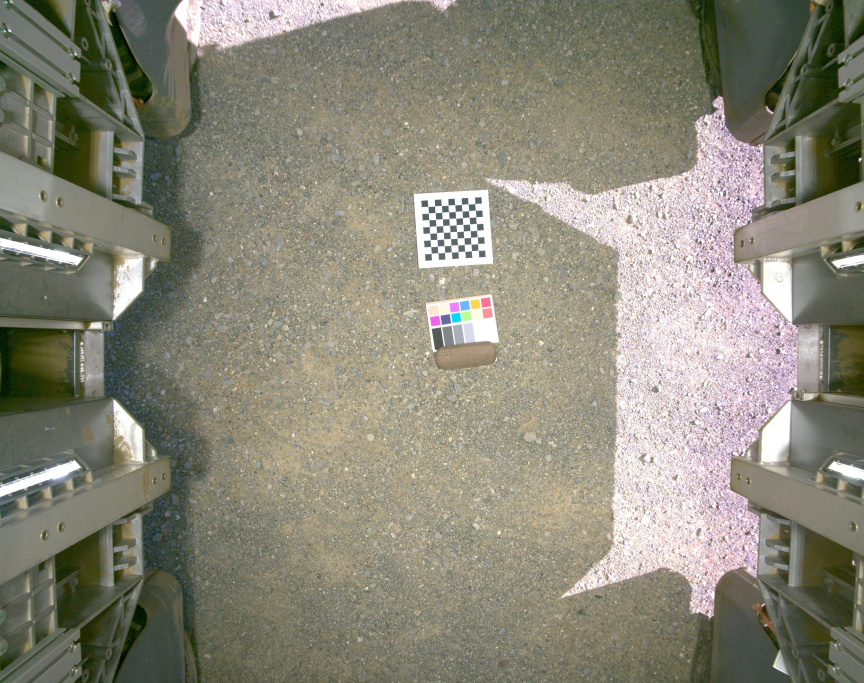
#> input picture projects/SyntheticAutotuning/calib/dgk_20221026.jpg, 2592 x 2048 px (shown at 1/3 size)
$ python -i stats_image.py   (imports and definitions only)   (older library calls are emulated)
#> lines starting #> are read from the running program, lines starting #| are printed output that depends on the picture; after the words box and inside, x2 and y2 are one past the last pixel; in counts of white or black regions, pixels touching at a corner belong together
"""Tier-0 statistics derived from pixels: colour, canopy cover, texture, sensor.

Every function returns per-image scalars so that real and synthetic can be
compared as distributions rather than as single numbers.
"""
import numpy as np
import cv2

# Excess-green threshold on normalized chromaticity. Fixed (not Otsu) so the
# same decision boundary is applied to both domains -- an adaptive threshold
# would hide exactly the cover difference we are trying to measure.
EXG_THRESH = 0.05


def _exg(rgb):
    f = rgb.astype(np.float32) / 255.0
    s = f.sum(2) + 1e-6
    r, g, b = f[..., 0] / s, f[..., 1] / s, f[..., 2] / s
    return 2 * g - r - b


def _radial_psd_slope(gray):
    """Slope of log power vs log spatial frequency over the mid/high band.

    Rendered images characteristically carry excess high-frequency energy
    (no optical low-pass, no sensor noise floor), which shows up as a
    shallower (less negative) slope than real photographs.
    """
    g = gray.astype(np.float32) / 255.0
    g = g - g.mean()
    win = np.outer(np.hanning(g.shape[0]), np.hanning(g.shape[1]))
    F = np.fft.fftshift(np.fft.fft2(g * win))
    P = (F.real ** 2 + F.imag ** 2)
    h, w = P.shape
    yy, xx = np.mgrid[0:h, 0:w]
    r = np.sqrt((yy - h / 2) ** 2 + (xx - w / 2) ** 2).astype(int)
    nbins = min(h, w) // 2
    tot = np.bincount(r.ravel(), P.ravel(), minlength=nbins + 1)[:nbins]
    cnt = np.bincount(r.ravel(), minlength=nbins + 1)[:nbins]
    prof = tot / np.maximum(cnt, 1)
    lo, hi = max(3, nbins // 32), nbins - 1
    f = np.arange(lo, hi)
    y = np.log(prof[lo:hi] + 1e-20)
    slope = np.polyfit(np.log(f), y, 1)[0]
    hf = prof[nbins // 4:].sum() / (prof[1:].sum() + 1e-20)
    return float(slope), float(hf)


def _noise_sigma(gray):
    """Immerkaer's fast noise estimate: response to a Laplacian-like kernel."""
    k = np.array([[1, -2, 1], [-2, 4, -2], [1, -2, 1]], np.float32)
    r = cv2.filter2D(gray.astype(np.float32), -1, k)
    h, w = gray.shape
    return float(np.abs(r).sum() * np.sqrt(np.pi / 2) / (6.0 * (w - 2) * (h - 2)))


def _edge_width(gray):
    """Mean width of intensity edges -- a blur / optical-sharpness proxy."""
    gx = cv2.Sobel(gray, cv2.CV_32F, 1, 0, ksize=3)
    gy = cv2.Sobel(gray, cv2.CV_32F, 0, 1, ksize=3)
    mag = np.sqrt(gx * gx + gy * gy)
    strong = mag > np.percentile(mag, 95)
    lap = np.abs(cv2.Laplacian(gray, cv2.CV_32F, ksize=3))
    return float(mag[strong].mean() / (lap[strong].mean() + 1e-6))


def image_stats(rgb):
    """All per-image pixel statistics for one RGB uint8 image."""
    lab = cv2.cvtColor(rgb, cv2.COLOR_RGB2LAB).astype(np.float32)
    hsv = cv2.cvtColor(rgb, cv2.COLOR_RGB2HSV).astype(np.float32)
    gray = cv2.cvtColor(rgb, cv2.COLOR_RGB2GRAY)
    L, A, B = lab[..., 0] * 100 / 255, lab[..., 1] - 128, lab[..., 2] - 128
    Hh, S, V = hsv[..., 0] * 2, hsv[..., 1] / 255, hsv[..., 2] / 255

    exg = _exg(rgb)
    veg = exg > EXG_THRESH
    vf = float(veg.mean())
    # Non-vegetation splits into genuinely-lit background (soil) and deep shadow.
    # Lumping them together made 'soil colour' meaningless in the closed real
    # canopies, where most non-green pixels are inter-leaf shadow, not soil.
    shadow = (~veg) & (L < 25)
    soil = (~veg) & (L >= 25)

    # local RMS contrast: std of L within 16x16 blocks, averaged
    bs = 16
    Lb = L[:L.shape[0] // bs * bs, :L.shape[1] // bs * bs]
    Lb = Lb.reshape(Lb.shape[0] // bs, bs, Lb.shape[1] // bs, bs).transpose(0, 2, 1, 3)
    local_rms = float(Lb.reshape(-1, bs * bs).std(1).mean())

    # specular highlights: bright and desaturated
    spec = float(((V > 0.85) & (S < 0.25)).mean())

    slope, hf = _radial_psd_slope(gray)

    st = {
        'veg_cover_frac':    vf,
        'soil_cover_frac':   float(soil.mean()),
        'shadow_frac':       float(shadow.mean()),
        'L_mean':            float(L.mean()),
        'L_p05_shadow':      float(np.percentile(L, 5)),
        'L_p95_highlight':   float(np.percentile(L, 95)),
        'L_std':             float(L.std()),
        'lab_a_mean':        float(A.mean()),
        'lab_b_mean':        float(B.mean()),
        'sat_mean':          float(S.mean()),
        'local_rms_contrast': local_rms,
        'specular_frac':     spec,
        'psd_slope':         slope,
        'hf_energy_frac':    hf,
        'noise_sigma':       _noise_sigma(gray),
        'edge_sharpness':    _edge_width(gray),
    }
    if veg.sum() > 100:
        st['veg_hue_deg']  = float(np.median(Hh[veg]))
        st['veg_sat']      = float(np.median(S[veg]))
        st['veg_value']    = float(np.median(V[veg]))
        st['veg_L']        = float(np.median(L[veg]))
    else:
        st['veg_hue_deg'] = st['veg_sat'] = st['veg_value'] = st['veg_L'] = np.nan
    if soil.sum() > 100:
        st['soil_L']       = float(np.median(L[soil]))
        st['soil_hue_deg'] = float(np.median(Hh[soil]))
        st['soil_sat']     = float(np.median(S[soil]))
    else:
        st['soil_L'] = st['soil_hue_deg'] = st['soil_sat'] = np.nan
    return st


# [34 lines left out: functions jpeg_quant_sum, collect, not called in this run]

>>> import cv2
>>> picture = cv2.cvtColor(cv2.imread('../calib/dgk_20221026.jpg'), cv2.COLOR_BGR2RGB)
>>> result = image_stats(picture)
#> in image_stats, `hsv = cv2.cvtColor(rgb, cv2.COLOR_RGB2HSV).astype(np.float32)`:
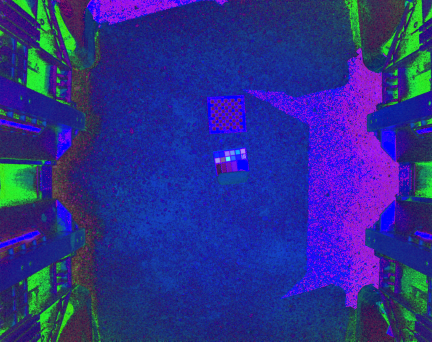
#> hsv: shape (2048, 2592, 3) float32 (shown at 1/6 size); mean R, G, B 43.2, 47.1, 140.5
#> in image_stats, `Hh, S, V = hsv[..., 0] * 2, hsv[..., 1] / 255, hsv[..., 2] / 255`:
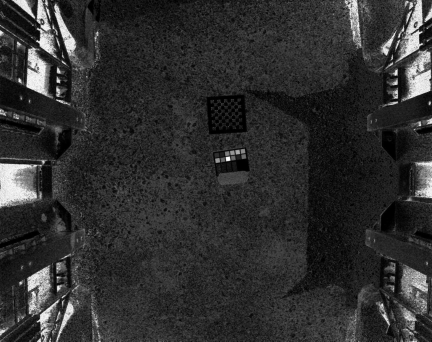
#> S: shape (2048, 2592) float32 (shown at 1/6 size); min 0, max 1, mean 0.185
#> in _exg, `r, g, b = f[..., 0] / s, f[..., 1] / s, f[..., 2] / s`:
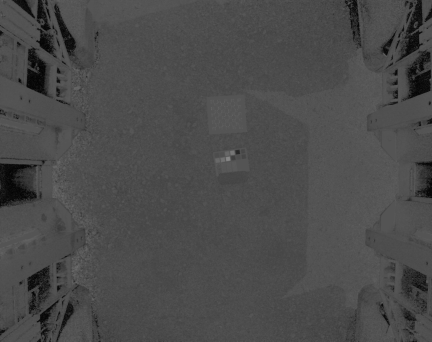
#> b: shape (2048, 2592) float32 (shown at 1/6 size); min 0, max 0.977, mean 0.295
#> in image_stats, `veg = exg > EXG_THRESH`:
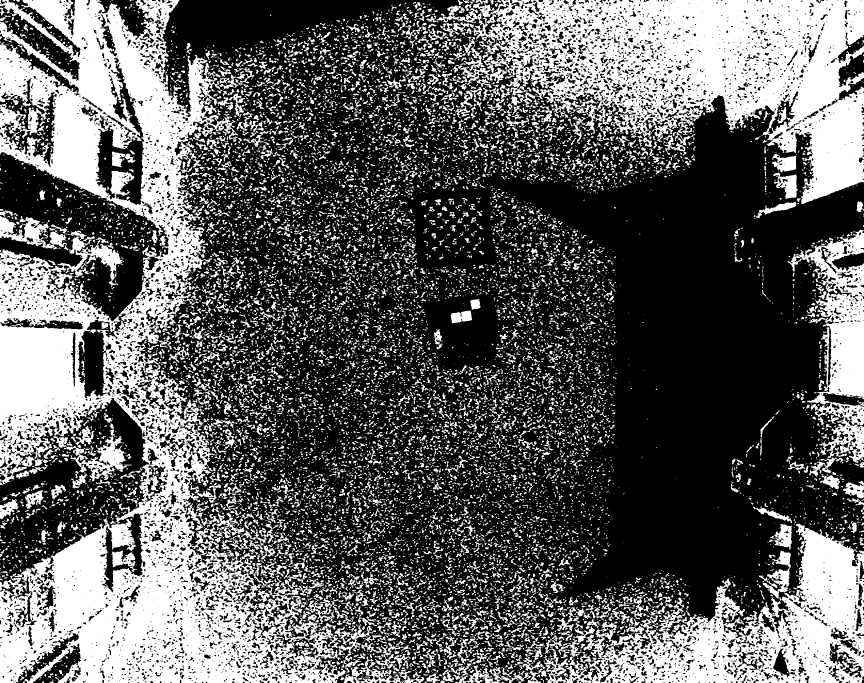
#> veg: shape (2048, 2592) bool (shown at 1/3 size); 36.7% white; 19780 white regions (13949 under 20 px), largest, box (x1, y1, x2, y2) and area: (0, 0, 1146, 2048) 773209, (1279, 0, 2592, 612) 365617, (1583, 1571, 2592, 2048) 179983
#> in image_stats, `vf = float(veg.mean())`: vf = 0.367
#> in image_stats, `local_rms = float(Lb.reshape(-1, bs * bs).std(1).mean())`: local_rms = 5.71
#> in image_stats, `spec = float(((V > 0.85) & (S < 0.25)).mean())`: spec = 0.106
#> in _radial_psd_slope, `tot = np.bincount(r.ravel(), P.ravel(), minlength=nbins + 1)[:nbins]`: tot = 1024 values, max 4.95e+10 at index 1, min 2200039.2 at index 1006, mean 121173563.2
#> in _radial_psd_slope, `prof = tot / np.maximum(cnt, 1)`: prof = 1024 values, max 1.67e+10 at index 0, min 351.7 at index 1006, mean 23048851.3
#> in _radial_psd_slope, `y = np.log(prof[lo:hi] + 1e-20)`: y = 991 values, max 13.81 at index 0, min 5.86 at index 974, mean 8.7
#> in _radial_psd_slope, `slope = np.polyfit(np.log(f), y, 1)[0]`: slope = -2.44
#> in _radial_psd_slope, `hf = prof[nbins // 4:].sum() / (prof[1:].sum() + 1e-20)`: hf = 0.000592
#> in image_stats, `slope, hf = _radial_psd_slope(gray)`: slope = -2.44; hf = 0.000592
#> in _noise_sigma, `r = cv2.filter2D(gray.astype(np.float32), -1, k)`:
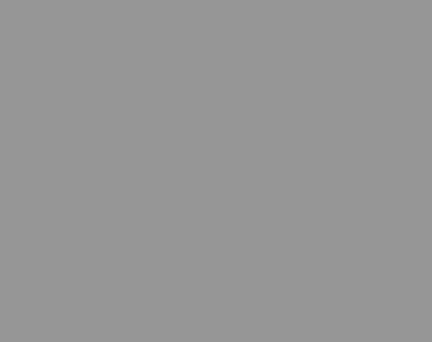
#> r: shape (2048, 2592) float32 (shown at 1/6 size); min -573, max 400, mean 0; drawn with min black and max white
#> in _edge_width, `gx = cv2.Sobel(gray, cv2.CV_32F, 1, 0, ksize=3)`:
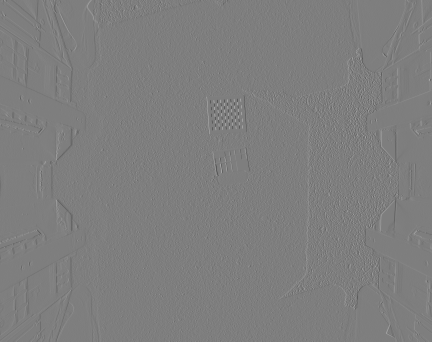
#> gx: shape (2048, 2592) float32 (shown at 1/6 size); min -736, max 746, mean 0; drawn with min black and max white
#> in _edge_width, `lap = np.abs(cv2.Laplacian(gray, cv2.CV_32F, ksize=3))`:
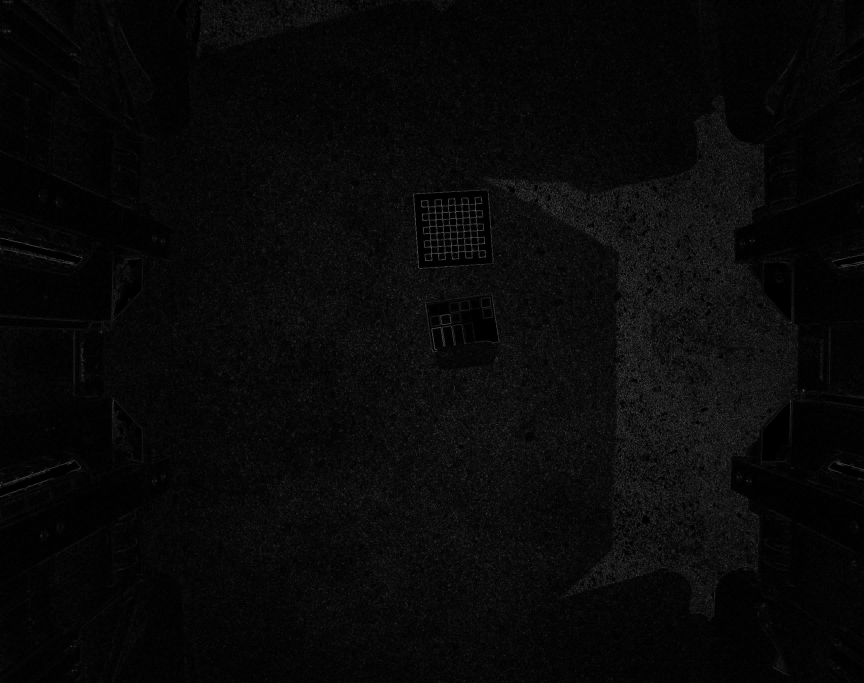
#> lap: shape (2048, 2592) float32 (shown at 1/3 size); min 0, max 1202, mean 42.6; drawn with min black and max white
#> result = 23 items

$ run again, on projects/SyntheticAutotuning/calib/spyder_20230728.jpg
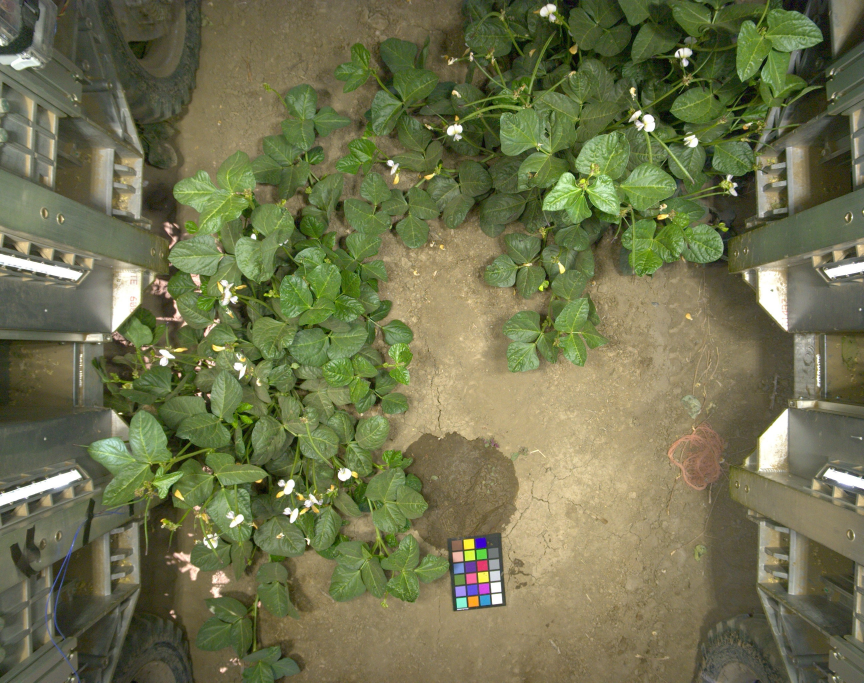
#> input picture projects/SyntheticAutotuning/calib/spyder_20230728.jpg, 2592 x 2048 px (shown at 1/3 size)
#> in image_stats, `veg = exg > EXG_THRESH`:
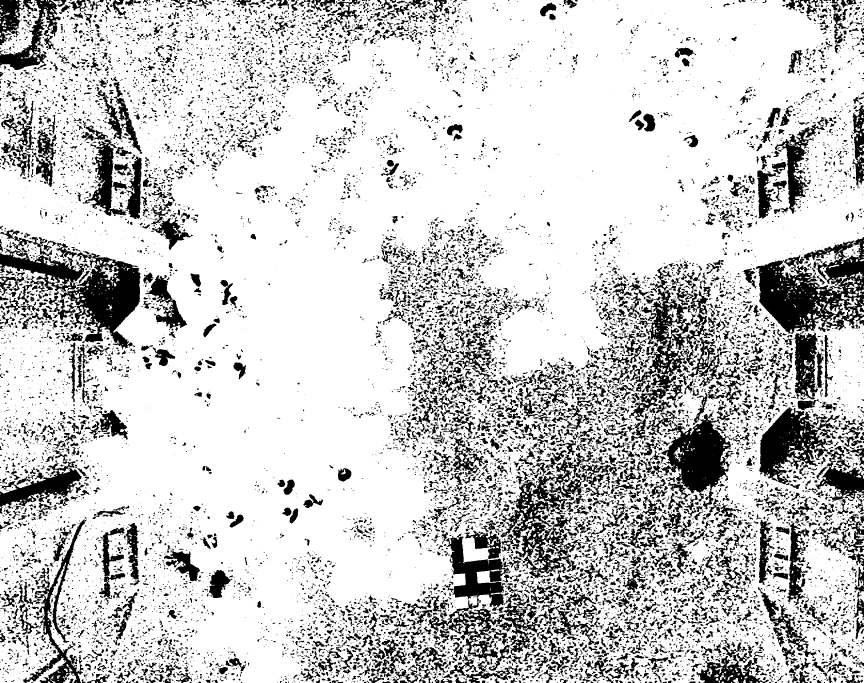
#> veg: shape (2048, 2592) bool (shown at 1/3 size); 80% white; 16943 black regions (11796 under 20 px), largest, box (x1, y1, x2, y2) and area: (0, 708, 422, 1049) 49979, (2268, 711, 2592, 1002) 49242, (2277, 1222, 2592, 1548) 35150
#> vf = 0.8
#> shadow: shape (2048, 2592) bool; 0.78% white; 3104 white regions (2620 under 20 px), largest, box (x1, y1, x2, y2) and area: (1691, 0, 1731, 25) 487, (2356, 0, 2385, 29) 462, (473, 880, 519, 917) 429
#> soil: shape (2048, 2592) bool; 19.3% white; 16210 white regions (11491 under 20 px), largest, box (x1, y1, x2, y2) and area: (0, 708, 422, 1040) 49585, (2268, 711, 2592, 1002) 49207, (2277, 1222, 2592, 1548) 35132
#> local_rms = 5.01
#> spec = 0.0162
#> tot = 1024 values, max 2.96e+10 at index 1, min 590919 at index 1021, mean 102866708
#> prof = 1024 values, max 5.5e+09 at index 0, min 91.99 at index 1021, mean 10613009.2
#> y = 991 values, max 14.47 at index 3, min 4.52 at index 989, mean 7.81
#> in _radial_psd_slope, `slope = np.polyfit(np.log(f), y, 1)[0]`: slope = -2.93
#> in _radial_psd_slope, `hf = prof[nbins // 4:].sum() / (prof[1:].sum() + 1e-20)`: hf = 0.000315
#> in image_stats, `slope, hf = _radial_psd_slope(gray)`: slope = -2.93; hf = 0.000315
#> strong: shape (2048, 2592) bool; 5% white in thin lines or dots
#> in _edge_width, `lap = np.abs(cv2.Laplacian(gray, cv2.CV_32F, ksize=3))`:
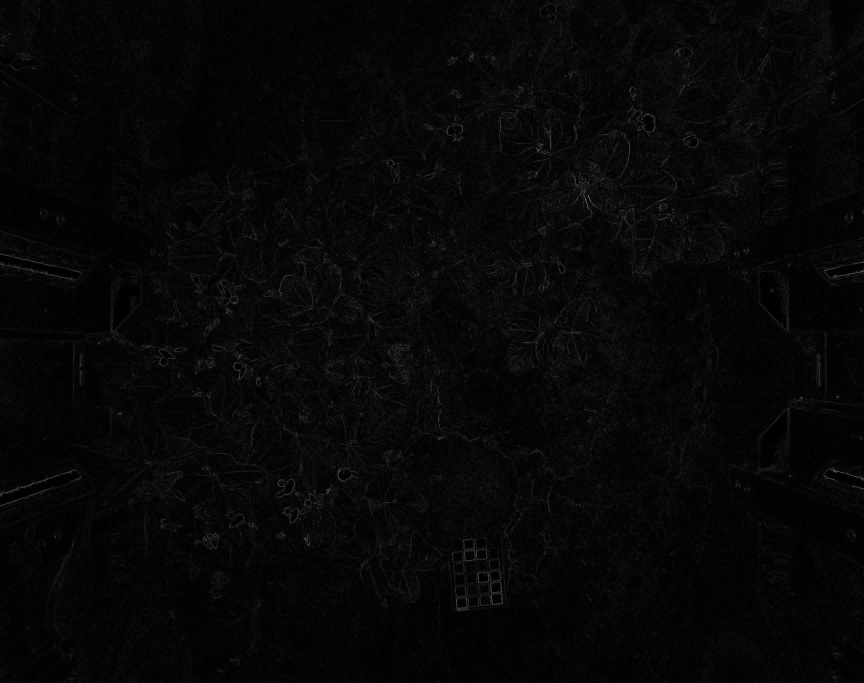
#> lap: shape (2048, 2592) float32 (shown at 1/3 size); min 0, max 932, mean 26.8; drawn with min black and max white
#> result = 23 items

$ run again, on projects/SyntheticAutotuning/calib/spyder_20230828.jpg
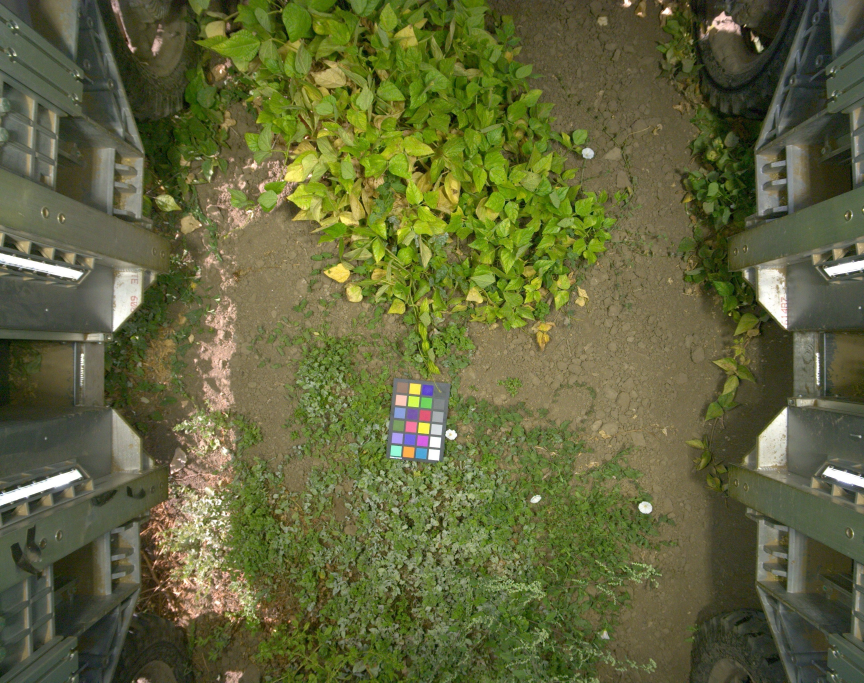
#> input picture projects/SyntheticAutotuning/calib/spyder_20230828.jpg, 2592 x 2048 px (shown at 1/3 size)
#> in image_stats, `veg = exg > EXG_THRESH`:
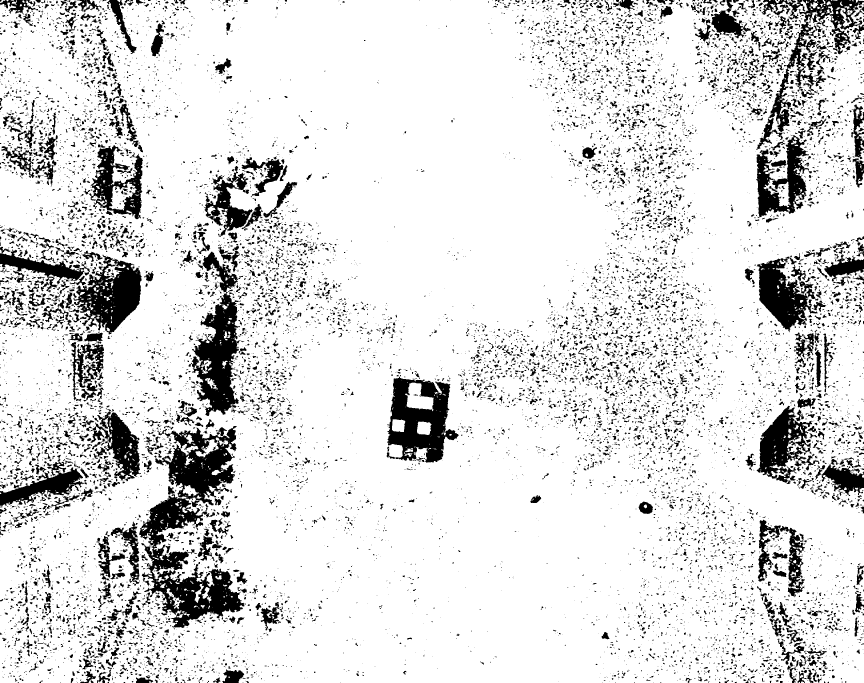
#> veg: shape (2048, 2592) bool (shown at 1/3 size); 86.8% white; 16029 black regions (12223 under 20 px), largest, box (x1, y1, x2, y2) and area: (418, 1278, 733, 1884) 71283, (572, 755, 719, 1248) 33198, (1160, 1130, 1376, 1388) 30124
#> vf = 0.868
#> shadow: shape (2048, 2592) bool; 1.3% white; 4665 white regions (3906 under 20 px), largest, box (x1, y1, x2, y2) and area: (2285, 0, 2414, 59) 2592, (2424, 0, 2458, 69) 819, (2420, 155, 2453, 211) 711
#> soil: shape (2048, 2592) bool; 11.9% white; 14842 white regions (11679 under 20 px), largest, box (x1, y1, x2, y2) and area: (418, 1278, 710, 1644) 38933, (572, 755, 719, 1248) 33198, (1160, 1130, 1376, 1388) 30123
#> local_rms = 5.85
#> spec = 0.0116
#> tot = 1024 values, max 2.31e+10 at index 1, min 925159.1 at index 1005, mean 83505954
#> prof = 1024 values, max 8.28e+09 at index 0, min 148.1 at index 1005, mean 11385534.3
#> y = 991 values, max 14.68 at index 0, min 5 at index 973, mean 8.24
#> in _radial_psd_slope, `slope = np.polyfit(np.log(f), y, 1)[0]`: slope = -2.94
#> in _radial_psd_slope, `hf = prof[nbins // 4:].sum() / (prof[1:].sum() + 1e-20)`: hf = 0.000791
#> in image_stats, `slope, hf = _radial_psd_slope(gray)`: slope = -2.94; hf = 0.000791
#> strong: shape (2048, 2592) bool; 5% white in thin lines or dots
#> in _edge_width, `lap = np.abs(cv2.Laplacian(gray, cv2.CV_32F, ksize=3))`:
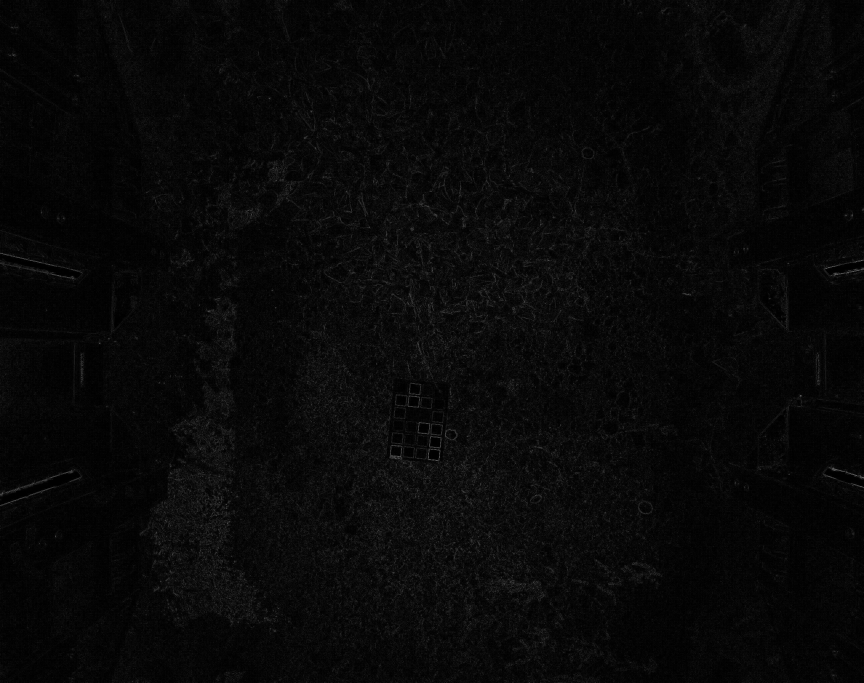
#> lap: shape (2048, 2592) float32 (shown at 1/3 size); min 0, max 936, mean 32.3; drawn with min black and max white
#> result = 23 items
